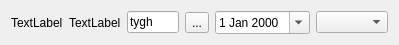
<?xml version="1.0" encoding="UTF-8"?>
<ui version="4.0">
 <class>Form</class>
 <widget class="QWidget" name="Form">
  <property name="geometry">
   <rect>
    <x>0</x>
    <y>0</y>
    <width>399</width>
    <height>38</height>
   </rect>
  </property>
  <property name="focusPolicy">
   <enum>Qt::StrongFocus</enum>
  </property>
  <property name="windowTitle">
   <string>Form</string>
  </property>
  <layout class="QHBoxLayout" name="horizontalLayout">
   <item>
    <widget class="QLabel" name="label">
     <property name="text">
      <string>TextLabel</string>
     </property>
    </widget>
   </item>
   <item>
    <widget class="QLabel" name="label_2">
     <property name="text">
      <string>TextLabel</string>
     </property>
    </widget>
   </item>
   <item>
    <widget class="QLineEdit" name="lineEdit">
     <property name="focusPolicy">
      <enum>Qt::NoFocus</enum>
     </property>
     <property name="text">
      <string>tygh</string>
     </property>
     <property name="dragEnabled">
      <bool>false</bool>
     </property>
     <property name="readOnly">
      <bool>false</bool>
     </property>
     <property name="clearButtonEnabled">
      <bool>false</bool>
     </property>
    </widget>
   </item>
   <item>
    <widget class="QToolButton" name="toolButton">
     <property name="mouseTracking">
      <bool>false</bool>
     </property>
     <property name="autoFillBackground">
      <bool>false</bool>
     </property>
     <property name="text">
      <string>...</string>
     </property>
    </widget>
   </item>
   <item>
    <widget class="QDateEdit" name="dateEdit">
     <property name="currentSection">
      <enum>QDateTimeEdit::YearSection</enum>
     </property>
     <property name="calendarPopup">
      <bool>true</bool>
     </property>
    </widget>
   </item>
   <item>
    <widget class="QComboBox" name="comboBox"/>
   </item>
  </layout>
 </widget>
 <resources/>
 <connections/>
</ui>
